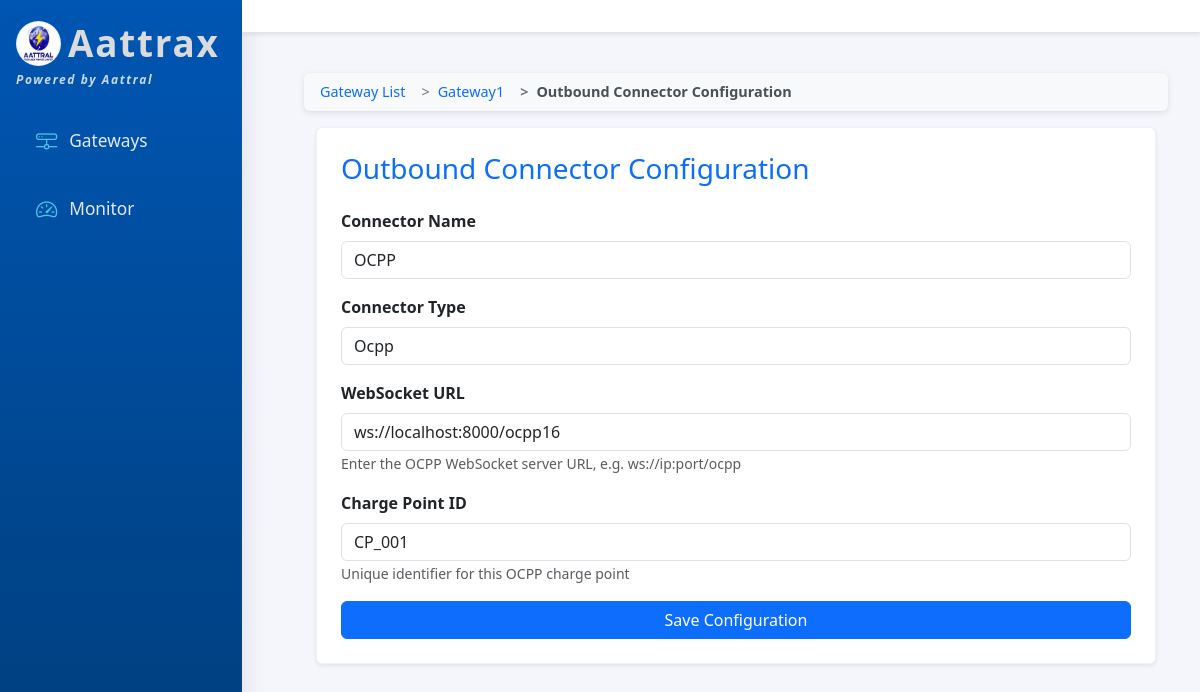
Screenshot of /outbound_connector/6/edit/ with the database file from the repository.
### Gateway/models.py (models this page shows, shortened)
class IHG_ConnectorBase(models.Model):
    TYPE_CHOICES = (
        ('modbus', 'Modbus'),
        ('mqtt', 'MQTT'),
        ('http', 'HTTP'),
        ('custom', 'Custom'),
    )
    STATUS_CHOICES = (
        ('active', 'Active'),
        ('inactive', 'Inactive'),
    )
    name = models.CharField(max_length=120)
    connector_type = models.CharField(max_length=30, choices=TYPE_CHOICES)
    connector_id = models.UUIDField(default=uuid.uuid4,editable=True)
    is_inbound = models.BooleanField(default=True, help_text="True=Inbound, False=Outbound")
    configuration = models.JSONField(default=dict, blank=True)
    created_at = models.DateTimeField(auto_now_add=True)
    status = models.CharField(max_length=10, choices=STATUS_CHOICES, default='inactive')
    interval = models.CharField(max_length=20, default="60")
    maximum_data_points = models.CharField(max_length=20, default="100")
    class Meta:
        abstract = True

class IHG_OutboundConnector(IHG_ConnectorBase):
    OUTBOUND_TYPE_CHOICES = (
        ('mqtt', 'MQTT'),
        ("rest", "REST"),
        ("openadr-ven", "OpenADR-VEN"),
        ("ocpp", "OCPP"),
        ("file", "File"),
        ('custom', 'Custom'),
    )
    connector_type = models.CharField(
        max_length=30,
        choices=OUTBOUND_TYPE_CHOICES
    )
    gateway = models.ForeignKey(
        IHG_Gateway,
        related_name='outbound_connectors',
        on_delete=models.CASCADE,
    )
    rest_url = models.URLField(blank=True, null=True)   # ✅ For REST target
    rest_method = models.CharField(
        max_length=10,
        choices=[("GET", "GET"), ("POST", "POST")],
        default="POST"
    )
    certificate = models.FileField(
    upload_to='Gateway/static/',
    blank=True,
    null=True,
    default=None,
    verbose_name="Certificate File"
    )
    private_key = models.FileField(
        upload_to='Gateway/static/',
        blank=True,
        null=True,
        default=None,
        verbose_name="Private Key File"
    )
    charge_point_id = models.CharField(
        max_length=100,
        blank=True,
        null=True,
        verbose_name="OCPP Charge Point ID"
    )
    file_path = models.CharField(
        max_length=255,
        blank=True,
        null=True,
        verbose_name="File Path"
    )
    class Meta:
        verbose_name = "Outbound Connector"
        verbose_name_plural = "Outbound Connectors"

class IHG_Gateway(models.Model):
    STATUS_CHOICES = (
        ('active', 'Active'),
        ('inactive', 'Inactive'),
    )
    name = models.CharField(max_length=150, unique=True)
    description = models.TextField(blank=True)
    created_at = models.DateTimeField(auto_now_add=True)
    status = models.CharField(max_length=10, choices=STATUS_CHOICES, default='inactive')

### Gateway/views.py (the view)
# urls.py: path('outbound_connector/<int:connector_pk>/edit/', views.edit_outbound_connector, name='edit_outbound_connector'),
def edit_outbound_connector(request, connector_pk):
    connector = get_object_or_404(IHG_OutboundConnector, pk=connector_pk)
    mqtt_config = None
    mqtt_topics_list = []
    if connector.connector_type == "mqtt":
        mqtt_config, _ = IHG_MQTTConfiguration.objects.get_or_create(connector_outbound=connector)
        mqtt_topics_list = list(IHG_MQTTTopic.objects.filter(mqtt_config=mqtt_config).values_list('name', flat=True))
    if request.method == 'POST':
        post_data = request.POST.copy()
        post_data['connector_type'] = connector.connector_type
        form = OutboundConnectorForm(post_data, instance=connector)
        if form.is_valid():
            connector = form.save()
            gateway_id = connector.gateway.id
            in_connector = IHG_InboundConnector.objects.get(gateway=gateway_id)
            connector.interval = in_connector.interval
            if connector.connector_type == "mqtt":
                mqtt_form = MQTTConfigurationForm(request.POST, instance=mqtt_config)
                if mqtt_form.is_valid():
                    mqtt_form.instance.connector_outbound = connector
                    mqtt_form.save()
                    IHG_MQTTTopic.objects.filter(mqtt_config=mqtt_config).delete()
                    topics_list = request.POST.getlist('topics[]')
                    for topic_name in topics_list:
                        topic_name = topic_name.strip()
                        if topic_name:
                            IHG_MQTTTopic.objects.create(mqtt_config=mqtt_config, name=topic_name)
                    mqtt_topics_list = list(IHG_MQTTTopic.objects.filter(mqtt_config=mqtt_config).values_list('name', flat=True))
            elif connector.connector_type == "rest":
                connector.rest_url = post_data.get("rest_url")
                print("1111111111111",post_data.get("rest_method"))
                connector.rest_method = post_data.get("rest_method")
                connector.save(update_fields=["rest_url","rest_method"])
            elif connector.connector_type == 'openadr-ven':
                if 'remove_certificate' in request.POST:
                    if connector.certificate:
                        connector.certificate.delete(save=False)  # Deletes the file from storage
                        connector.certificate = None
                if 'remove_private_key' in request.POST:
                    if connector.private_key:
                        connector.private_key.delete(save=False)
                        connector.private_key = None
                connector.interval = in_connector.interval
                connector.rest_url = post_data.get("rest_url")
                cert_file = request.FILES.get("certificate")
                key_file = request.FILES.get("private_key")
                print(f"Type of connector.certificate: {type(connector.certificate)}")
                print(f"Type of connector.private_key: {type(connector.private_key)}")
                if cert_file:
                    folder_path = os.path.join(settings.BASE_DIR,'Gateway', 'static', 'openadr', str(connector.id))
                    os.makedirs(folder_path, exist_ok=True)
                    certificate_path = os.path.join('openadr', str(connector.id), cert_file.name)
                    connector.certificate.save(certificate_path, cert_file, save=False)
                if key_file:
                    folder_path = os.path.join(settings.BASE_DIR,'Gateway', 'static', 'openadr', str(connector.id))
                    os.makedirs(folder_path, exist_ok=True)
                    private_key_path = os.path.join('openadr', str(connector.id), key_file.name)
                    connector.private_key.save(private_key_path, key_file, save=False)
                connector.save(update_fields=["rest_url", "interval", "certificate", "private_key"])
                openadr_ven.start_openadr_ven_loop()
            elif connector.connector_type == 'ocpp':
                connector.rest_url = request.POST.get("rest_url", "").strip()
                connector.charge_point_id = request.POST.get("charge_point_id", "").strip()
                connector.save()
                ocpp_connector.stop_ocpp_clients()
                ocpp_connector.start_ocpp_clients()
            elif connector.connector_type == 'file':
                connector.file_path = request.POST.get("file_path", "").strip()
                connector.status = 'active'
                connector.save()
            if in_connector.connector_type == "modbus":
                modbus.stop_modbus_loop()
                modbus.start_modbus_loop()
            elif in_connector.connector_type == 'mqtt':
                mqtt.stop_mqtt_loop()
                mqtt.start_mqtt_loop()
            print('Outbound connector updated.')
            return redirect('gateway_detail', pk=connector.gateway.pk)
    else:
        form = OutboundConnectorForm(instance=connector)
    mqtt_data = {
        'broker': mqtt_config.broker_ip if mqtt_config else '',
        'port': mqtt_config.port if mqtt_config else 1883,
        'username': mqtt_config.username if mqtt_config else '',
        'password': mqtt_config.password if mqtt_config else '',
        'topics': mqtt_topics_list if mqtt_topics_list else [],
    }
    return render(request, 'outbound_connector.html', {
        'connector': connector,
        'form': form,
        'mqtt_data': mqtt_data,
    })

### Gateway/forms.py
class OutboundConnectorForm(forms.ModelForm):
    class Meta:
        model = IHG_OutboundConnector
        fields = ['name', 'connector_type']

### Gateway/templates/outbound_connector.html (shortened to what this page needs)
{% extends "base.html" %}
{% block content %}
<nav aria-label="breadcrumb">
    <ol class="breadcrumb">
        <li class="breadcrumb-item"><a href="{% url 'gateway_list' %}">Gateway List</a></li>
        <li class="breadcrumb-item"><a href="{% url 'gateway_detail' connector.gateway.id %}">{{ connector.gateway.name }}</a></li>
        <li class="breadcrumb-item active" aria-current="page">Outbound Connector Configuration</li>
    </ol>
</nav>
<div class="container">
    <div class="ih-card shadow-sm p-4 rounded">
        <h3 class="mb-4 text-primary">Outbound Connector Configuration</h3>
        <form method="post" enctype="multipart/form-data" novalidate>
            <div class="mb-3">
                <label class="form-label" for="nameInput">Connector Name</label>
                <input type="text" id="nameInput" name="name" class="form-control" value="{{ connector.name }}" required>
            </div>
            <div class="mb-3">
                <label class="form-label">Connector Type</label>
                <input type="text" class="form-control" value="{{ connector.connector_type|capfirst }}" readonly>
            </div>
            {% if connector.connector_type == "mqtt" %}
            <div class="mb-3">
                <label class="form-label" for="brokerIpInput">Broker Address</label>
                <input type="text" id="brokerIpInput" class="form-control" name="broker_ip" value="{{ mqtt_data.broker }}" required>
            </div>
            <div class="mb-3">
                <label class="form-label" for="portInput">Broker Port</label>
                <input type="number" id="portInput" class="form-control" name="port" value="{{ mqtt_data.port }}">
            </div>
            <div class="mb-3">
                <label class="form-label" for="usernameInput">Username</label>
                <input type="text" id="usernameInput" class="form-control" name="username" value="{{ mqtt_data.username }}">
            </div>
            <div class="mb-3">
                <label class="form-label" for="passwordInput">Password</label>
                <input type="password" id="passwordInput" class="form-control" name="password" value="{{ mqtt_data.password }}">
            </div>
            <div class="mb-4">
                <label class="form-label">Topics</label>
                <div id="mqtt-topics-list">
    {% if mqtt_data.topics %}
        {% for topic in mqtt_data.topics %}
        <div class="input-group mb-2 mqtt-topic-row">
            <input type="text" class="form-control" name="topics[]" value="{{ topic }}" placeholder="Topic name" required>
            <button type="button" class="btn btn-danger" onclick="removeTopicRow(this)">Remove</button>
        </div>
        {% endfor %}
    {% else %}
        <div class="input-group mb-2 mqtt-topic-row">
            <input type="text" class="form-control" name="topics[]" placeholder="Topic name" required>
            <button type="button" class="btn btn-danger" onclick="removeTopicRow(this)">Remove</button>
        </div>
    {% endif %}
</div>
<button type="button" class="btn btn-success" onclick="addTopicRow()">Add Topic</button>
            </div>
            <div class="form-check mb-3">
                <input class="form-check-input" type="checkbox" name="tls" id="tlsCheck" {% if mqtt_data.tls %}checked{% endif %}>
                <label class="form-check-label" for="tlsCheck">Enable TLS/SSL</label>
            </div>
            <div id="tls-files-section" style="display: {% if mqtt_data.tls %}block{% else %}none{% endif %}; margin-bottom: 16px;">
                <div class="mb-3">
                    <label class="form-label" for="caCertInput">CA Certificate File</label>
                    <input type="file" id="caCertInput" class="form-control" name="ca_cert" accept=".crt,.pem">
                </div>
                <div class="mb-3">
                    <label class="form-label" for="clientCertInput">Client Certificate File</label>
                    <input type="file" id="clientCertInput" class="form-control" name="client_cert" accept=".crt,.pem">
                </div>
                <div class="mb-3">
                    <label class="form-label" for="privateKeyInput">Private Key File</label>
                    <input type="file" id="privateKeyInput" class="form-control" name="private_key" accept=".key,.pem">
                </div>
            </div>
        {% elif connector.connector_type == "ocpp" %}
    <div class="mb-3">
        <label class="form-label" for="wsUrlInput">WebSocket URL</label>
        <input type="url" id="wsUrlInput" name="rest_url" class="form-control"
               value="{{ connector.rest_url|default_if_none:'' }}" required>
        <small class="form-text text-muted">Enter the OCPP WebSocket server URL, e.g. ws://ip:port/ocpp</small>
    </div>
    <div class="mb-3">
        <label class="form-label" for="chargePointIdInput">Charge Point ID</label>
        <input type="text" id="chargePointIdInput" name="charge_point_id" class="form-control"
               value="{{ connector.charge_point_id|default_if_none:'' }}" required>
        <small class="form-text text-muted">Unique identifier for this OCPP charge point</small>
    </div>
            {% endif %}
            <button type="submit" class="btn btn-primary w-100">Save Configuration</button>
        </form>
    </div>
</div>
{% endblock %}

### Gateway/templates/base.html (style rules this page uses)
:root { --brand-main: #0056b3; --brand-secondary: #2673c7; --brand-accent: #49c4e5; --sidebar-bg: linear-gradient(180deg, #0056b3 0%, #003d7a 100%); --sidebar-active: #2673c7; --main-bg: #f4f6fb; }
body { background: var(--main-bg); }
.ih-card { background: #fff; border-radius: 18px; box-shadow: 0 2px 18px #2519551a; padding: 32px 24px; margin-bottom: 34px; border: 1.5px solid #eef0fa; transition: box-shadow 0.2s, transform 0.14s; }

### Gateway/templates/outbound_connector.html (style rules this page uses)
.breadcrumb { background: #f8f9fa; border-radius: 0.375rem; padding: 0.5rem 1rem; font-size: 0.9rem; box-shadow: 0 2px 6px rgba(0,0,0,0.1); }
.breadcrumb-item + .breadcrumb-item::before { content: ">"; color: #6c757d; padding: 0 0.5rem; }
.breadcrumb-item a { color: #0d6efd; text-decoration: none; transition: color 0.3s ease; }
.breadcrumb-item.active { color: #495057; font-weight: 600; }
.ih-card { background: #fff; border-radius: 1rem; padding: 2rem; box-shadow: 0 6px 20px rgba(0,0,0,0.05); margin-bottom: 2rem; }
.form-label { font-weight: 600; }

### rows the page displays
IHG_OutboundConnector: gateway.name "Gateway1", name "OCPP", connector_type "Ocpp", rest_url "ws://localhost:8000/ocpp16", charge_point_id "CP_001"
